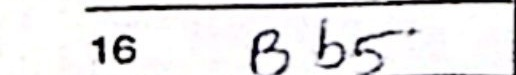
#> input picture TestImages/1_16.jpg, 516 x 75 px
$ python -i image_processing_utils.py   (imports and definitions only)
#> lines starting #> are read from the running program, lines starting #| are printed output that depends on the picture
#> further down, picture is the input picture: shape (75, 516, 3); mean B, G, R 228.4, 227.5, 228.3
import cv2 as cv

def read_image(image_path):
    return cv.imread(image_path, cv.IMREAD_COLOR)

def preprocess_image(image):
    gray = cv.cvtColor(image, cv.COLOR_BGR2GRAY)
    gray = cv.bitwise_not(gray)
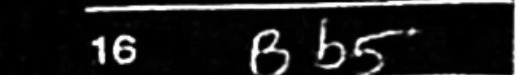
#> gray: shape (75, 516); min 0, max 255, mean 27.1
    gray_blurred = cv.GaussianBlur(gray, (5, 5), 0)
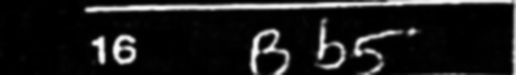
#> gray_blurred: shape (75, 516); min 0, max 252, mean 27.1
    gray_blurred = cv.medianBlur(gray_blurred, 5)
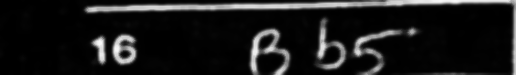
#> gray_blurred: shape (75, 516); min 0, max 250, mean 25.9
    return gray_blurred

def adaptive_threshold(image):
    _, bw = cv.threshold(image, 0, 255, cv.THRESH_BINARY + cv.THRESH_OTSU)
    return cv.adaptiveThreshold(bw, 255, cv.ADAPTIVE_THRESH_MEAN_C, cv.THRESH_BINARY, 15, -2)

>>> import cv2
>>> picture = cv2.imread('../TestImages/1_16.jpg')
>>> result = preprocess_image(picture)

$ run again, on TestImages/1_17.jpg
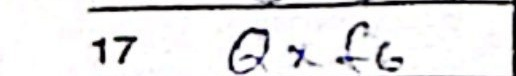
#> input picture TestImages/1_17.jpg, 516 x 76 px
#> picture is the input picture: shape (76, 516, 3); mean B, G, R 229.2, 228.2, 228.8
#> in preprocess_image, `gray = cv.bitwise_not(gray)`:
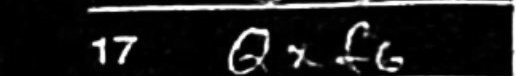
#> gray: shape (76, 516); min 0, max 255, mean 26.5
#> in preprocess_image, `gray_blurred = cv.medianBlur(gray_blurred, 5)`:
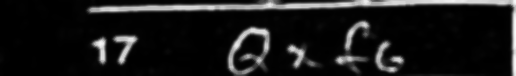
#> gray_blurred: shape (76, 516); min 0, max 250, mean 25.2

$ run again, on TestImages/1_2.jpg
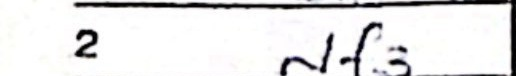
#> input picture TestImages/1_2.jpg, 516 x 76 px
#> picture is the input picture: shape (76, 516, 3); mean B, G, R 229.3, 229, 229.5
#> in preprocess_image, `gray = cv.bitwise_not(gray)`:
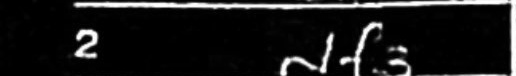
#> gray: shape (76, 516); min 0, max 255, mean 25.8
#> in preprocess_image, `gray_blurred = cv.medianBlur(gray_blurred, 5)`:
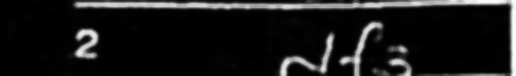
#> gray_blurred: shape (76, 516); min 0, max 253, mean 24.7

$ run again, on TestImages/1_3.jpg
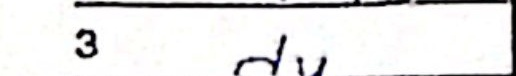
#> input picture TestImages/1_3.jpg, 516 x 76 px
#> picture is the input picture: shape (76, 516, 3); mean B, G, R 231.7, 231.8, 232.2
#> in preprocess_image, `gray = cv.bitwise_not(gray)`:
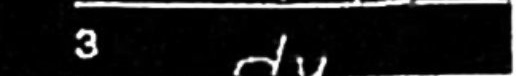
#> gray: shape (76, 516); min 0, max 255, mean 23.1
#> in preprocess_image, `gray_blurred = cv.GaussianBlur(gray, (5, 5), 0)`:
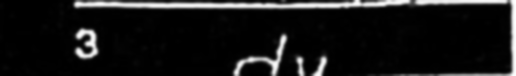
#> gray_blurred: shape (76, 516); min 0, max 254, mean 23
